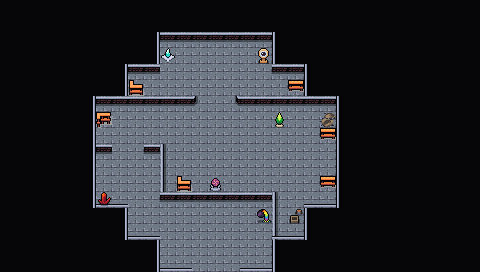

This is a level from a 2D game, rendered from its Tiled map with the project's own tilesets. A one-line summary and the map file follow, with tile-layer data summarised:
An orthogonal 30x17 tile map with 16x16 px tiles, 4 tile layers (Collision, Background, Walls, Clutter), 2 tilesets and 16 objects.

<map version="1.10" tiledversion="1.10.1" orientation="orthogonal" renderorder="right-down" width="30" height="17" tilewidth="16" tileheight="16" infinite="0" nextlayerid="7" nextobjectid="75">
 <editorsettings>
  <export target="wastetown..tmx" format="tmx" />
 </editorsettings>
 <properties>
  <property name="dungeonEffect" value="{&quot;startBattleWithCard&quot;: [ &quot;Crystal Rod|LEA|1&quot; ]}" />
 </properties>
 <tileset firstgid="1" source="../../tileset/main.tsx" />
 <tileset firstgid="10113" source="../../tileset/buildings.tsx" />
 <layer id="6" name="Collision" width="30" height="17">
  <data>[510 cells, 85 non-empty, 10 distinct tile ids]</data>
 </layer>
 <layer id="1" name="Background" width="30" height="17">
  <data>[510 cells, 510 non-empty, 2 distinct tile ids]</data>
 </layer>
 <layer id="2" name="Walls" width="30" height="17">
  <data>[510 cells, 384 non-empty, 8 distinct tile ids]</data>
 </layer>
 <layer id="3" name="Clutter" width="30" height="17">
  <properties>
   <property name="spriteLayer" type="bool" value="true" />
  </properties>
  <data>[510 cells, 15 non-empty, 12 distinct tile ids]</data>
 </layer>
 <objectgroup id="4" name="Objects">
  <object id="38" template="../../obj/entry_up.tx" x="192" y="277" width="48" height="16">
   <properties>
    <property name="teleport" value="" />
   </properties>
  </object>
  <object id="48" template="../../obj/treasure.tx" x="207.333" y="58.8333">
   <properties>
    <property name="reward">[{"type": "randomCard","colors": ["Blue"], "count": 5 }, {"type": "item","count": 1,"probability":0.2,"itemName": "Iron Armor"},
{
"type": "card",
"probability": 1,
"count": 1,
"cardName": "Crystal Rod|LEA|1"}]</property>
    <property name="spawn.Normal" type="bool" value="true" />
   </properties>
  </object>
  <object id="50" template="../../obj/enemy.tx" x="207.402" y="88.0586">
   <properties>
    <property name="enemy" value="Apprentice Blue Wizard" />
    <property name="threatRange" type="int" value="30" />
    <property name="waypoints" value="72,73" />
   </properties>
  </object>
  <object id="54" template="../../obj/enemy.tx" x="119" y="148">
   <properties>
    <property name="enemy" value="Djinn" />
    <property name="threatRange" type="int" value="30" />
    <property name="waypoints" value="68,67,66,67" />
   </properties>
  </object>
  <object id="62" template="../../obj/gold.tx" x="283" y="237" />
  <object id="64" template="../../obj/booster.tx" x="312.5" y="167.5">
   <properties>
    <property name="reward">[
  {
    "editions": [ "STH" ],
    "type": "card",
    "count": 10,
    "rarity": [ "Common" ]
  },
  {
    "editions": [ "STH" ],
    "type": "card",
    "count": 3,
    "rarity": [ "Uncommon" ]
  },
  {
    "editions": [ "STH" ],
    "type": "card",
    "count": 1,
    "rarity": [ "Rare", "Mythic Rare" ]
  }
]
</property>
   </properties>
  </object>
  <object id="65" template="../../obj/waypoint.tx" x="208.5" y="78.5" />
  <object id="66" template="../../obj/waypoint.tx" x="211" y="133" />
  <object id="67" template="../../obj/waypoint.tx" x="118" y="131.5" />
  <object id="68" template="../../obj/waypoint.tx" x="117.5" y="195" />
  <object id="69" template="../../obj/waypoint.tx" x="271" y="171" />
  <object id="70" template="../../obj/waypoint.tx" x="207" y="172" width="16" height="17.5" />
  <object id="71" template="../../obj/enemy.tx" x="206.5" y="149">
   <properties>
    <property name="enemy" value="Djinn" />
    <property name="threatRange" type="int" value="30" />
    <property name="waypoints" value="70,69,66,65" />
   </properties>
  </object>
  <object id="72" template="../../obj/waypoint.tx" x="247" y="91.5" />
  <object id="73" template="../../obj/waypoint.tx" x="161" y="92" />
  <object id="74" template="../../obj/manashards.tx" x="234" y="189.5" />
 </objectgroup>
</map>
